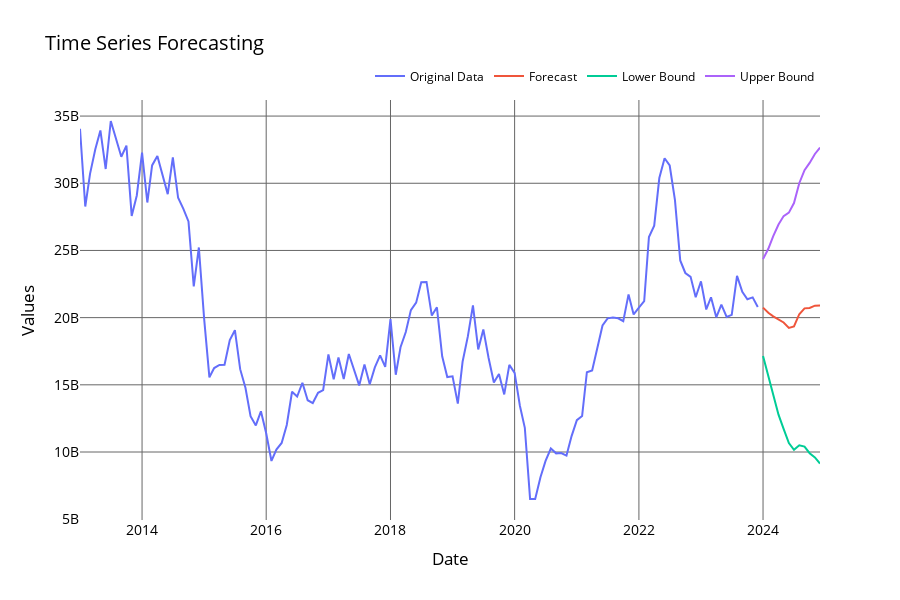
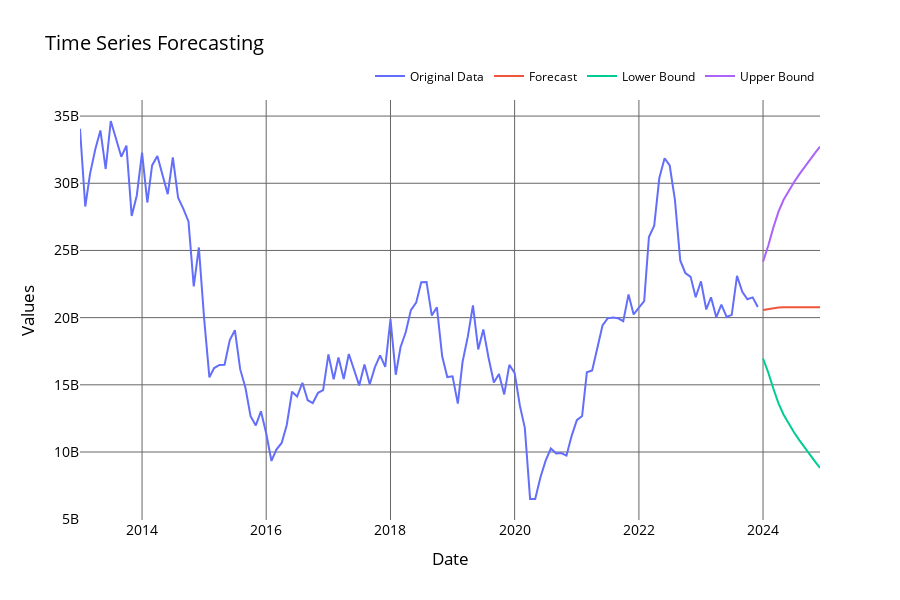

The cell these charts' notebook holds for them, in order:
### Markdown cell above
#### ARIMA/SARIMA on Imports

### Code cell
srm = SARIMAModel(data=filteredDataI, column=rvColImports)
srm.train_model(order=tsANA_I.best_arima_order, seasonal_order=tsANA_I.best_sarima_order)
srm.plot_forecast(n_months=12)
srm.test_metrics(order=tsANA_I.best_arima_order, seasonal_order=tsANA_I.best_sarima_order)




arm = ARIMAModel(data=filteredDataI, column=rvColImports)
arm.train_model(order=tsANA_I.best_arima_order)
arm.plot_forecast(n_months=12)
arm.test_metrics(order=tsANA_I.best_arima_order)

### Figure 1 — Plotly figure (JSON) as saved in the notebook; plotly's stock layout.template omitted (floating-point values rounded to 4 significant figures; data arrays with more than 128 entries replaced by an {"elided": "..."} marker saying what was removed)
{"data": [{"mode": "lines", "name": "Original Data", "type": "scatter", "x": {"elided": "132 str values"}, "y": {"elided": "132 int values"}}, {"mode": "lines", "name": "Forecast", "type": "scatter", "x": ["2024-01-01T00:00:00", "2024-02-01T00:00:00", "2024-03-01T00:00:00", "2024-04-01T00:00:00", "2024-05-01T00:00:00", "2024-06-01T00:00:00", "2024-07-01T00:00:00", "2024-08-01T00:00:00", "2024-09-01T00:00:00", "2024-10-01T00:00:00", "2024-11-01T00:00:00", "2024-12-01T00:00:00"], "y": [20750000000.0, 20360000000.0, 20100000000.0, 19850000000.0, 19640000000.0, 19240000000.0, 19350000000.0, 20250000000.0, 20690000000.0, 20710000000.0, 20890000000.0, 20890000000.0]}, {"mode": "lines", "name": "Lower Bound", "type": "scatter", "x": ["2024-01-01T00:00:00", "2024-02-01T00:00:00", "2024-03-01T00:00:00", "2024-04-01T00:00:00", "2024-05-01T00:00:00", "2024-06-01T00:00:00", "2024-07-01T00:00:00", "2024-08-01T00:00:00", "2024-09-01T00:00:00", "2024-10-01T00:00:00", "2024-11-01T00:00:00", "2024-12-01T00:00:00"], "y": [17140000000.0, 15600000000.0, 14130000000.0, 12780000000.0, 11720000000.0, 10670000000.0, 10170000000.0, 10500000000.0, 10400000000.0, 9914000000.0, 9603000000.0, 9138000000.0]}, {"mode": "lines", "name": "Upper Bound", "type": "scatter", "x": ["2024-01-01T00:00:00", "2024-02-01T00:00:00", "2024-03-01T00:00:00", "2024-04-01T00:00:00", "2024-05-01T00:00:00", "2024-06-01T00:00:00", "2024-07-01T00:00:00", "2024-08-01T00:00:00", "2024-09-01T00:00:00", "2024-10-01T00:00:00", "2024-11-01T00:00:00", "2024-12-01T00:00:00"], "y": [24350000000.0, 25120000000.0, 26060000000.0, 26930000000.0, 27560000000.0, 27810000000.0, 28530000000.0, 30000000000.0, 30980000000.0, 31510000000.0, 32180000000.0, 32650000000.0]}], "layout": {"font": {"color": "#000000", "size": 14}, "height": 600, "legend": {"bordercolor": "rgba(255, 255, 255, 0.5)", "borderwidth": 1, "font": {"color": "#000000", "size": 12}, "orientation": "h", "x": 1, "xanchor": "right", "y": 1.02, "yanchor": "bottom"}, "paper_bgcolor": "rgba(0,0,0,0)", "plot_bgcolor": "rgba(0,0,0,0)", "title": {"text": "Time Series Forecasting"}, "xaxis": {"gridcolor": "#666666", "title": {"text": "Date"}, "zerolinecolor": "#666666"}, "yaxis": {"gridcolor": "#666666", "title": {"text": "Values"}, "zerolinecolor": "#666666"}}}

### Figure 2 — Plotly figure (JSON) as saved in the notebook; plotly's stock layout.template omitted (floating-point values rounded to 4 significant figures; data arrays with more than 128 entries replaced by an {"elided": "..."} marker saying what was removed)
{"data": [{"mode": "lines", "name": "Original Data", "type": "scatter", "x": {"elided": "132 str values"}, "y": {"elided": "132 int values"}}, {"mode": "lines", "name": "Forecast", "type": "scatter", "x": ["2024-01-01T00:00:00", "2024-02-01T00:00:00", "2024-03-01T00:00:00", "2024-04-01T00:00:00", "2024-05-01T00:00:00", "2024-06-01T00:00:00", "2024-07-01T00:00:00", "2024-08-01T00:00:00", "2024-09-01T00:00:00", "2024-10-01T00:00:00", "2024-11-01T00:00:00", "2024-12-01T00:00:00"], "y": [20560000000.0, 20640000000.0, 20710000000.0, 20750000000.0, 20770000000.0, 20770000000.0, 20770000000.0, 20770000000.0, 20770000000.0, 20770000000.0, 20770000000.0, 20770000000.0]}, {"mode": "lines", "name": "Lower Bound", "type": "scatter", "x": ["2024-01-01T00:00:00", "2024-02-01T00:00:00", "2024-03-01T00:00:00", "2024-04-01T00:00:00", "2024-05-01T00:00:00", "2024-06-01T00:00:00", "2024-07-01T00:00:00", "2024-08-01T00:00:00", "2024-09-01T00:00:00", "2024-10-01T00:00:00", "2024-11-01T00:00:00", "2024-12-01T00:00:00"], "y": [16960000000.0, 15910000000.0, 14750000000.0, 13620000000.0, 12780000000.0, 12100000000.0, 11470000000.0, 10880000000.0, 10330000000.0, 9801000000.0, 9298000000.0, 8816000000.0]}, {"mode": "lines", "name": "Upper Bound", "type": "scatter", "x": ["2024-01-01T00:00:00", "2024-02-01T00:00:00", "2024-03-01T00:00:00", "2024-04-01T00:00:00", "2024-05-01T00:00:00", "2024-06-01T00:00:00", "2024-07-01T00:00:00", "2024-08-01T00:00:00", "2024-09-01T00:00:00", "2024-10-01T00:00:00", "2024-11-01T00:00:00", "2024-12-01T00:00:00"], "y": [24170000000.0, 25370000000.0, 26680000000.0, 27880000000.0, 28770000000.0, 29440000000.0, 30070000000.0, 30660000000.0, 31220000000.0, 31740000000.0, 32250000000.0, 32730000000.0]}], "layout": {"font": {"color": "#000000", "size": 14}, "height": 600, "legend": {"bordercolor": "rgba(255, 255, 255, 0.5)", "borderwidth": 1, "font": {"color": "#000000", "size": 12}, "orientation": "h", "x": 1, "xanchor": "right", "y": 1.02, "yanchor": "bottom"}, "paper_bgcolor": "rgba(0,0,0,0)", "plot_bgcolor": "rgba(0,0,0,0)", "title": {"text": "Time Series Forecasting"}, "xaxis": {"gridcolor": "#666666", "title": {"text": "Date"}, "zerolinecolor": "#666666"}, "yaxis": {"gridcolor": "#666666", "title": {"text": "Values"}, "zerolinecolor": "#666666"}}}
